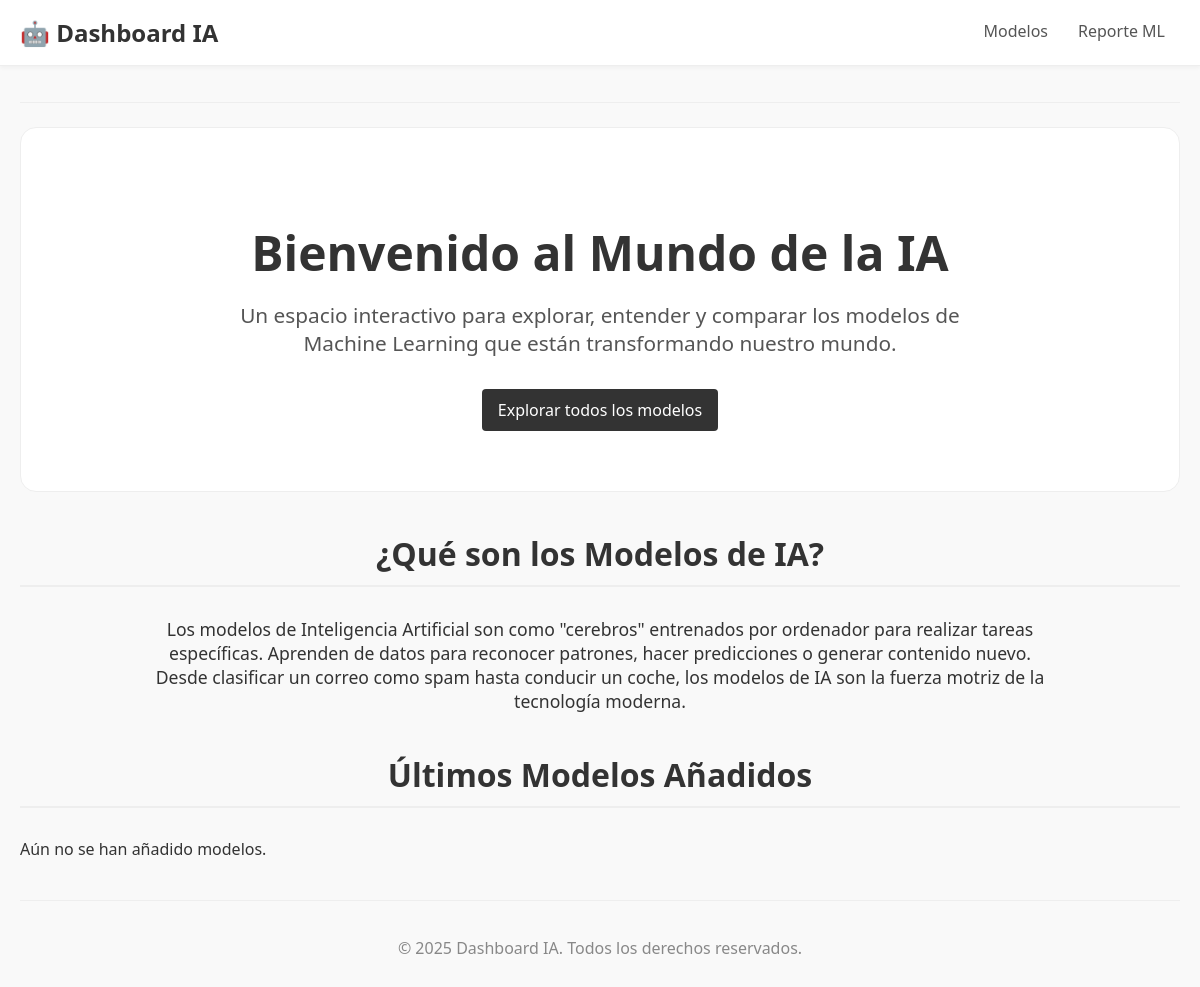
/, run on an earlier commit of the app's database.
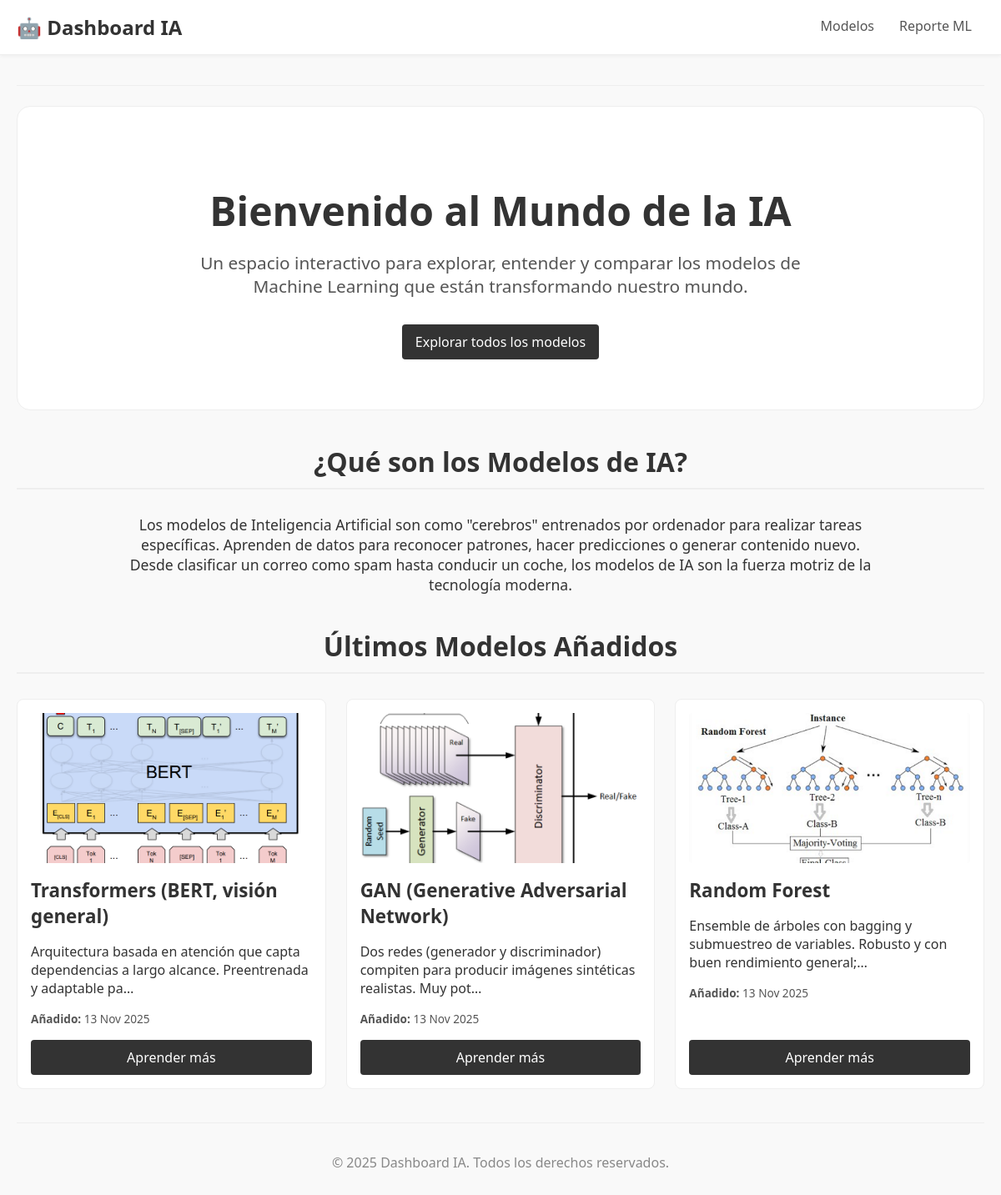
And on a later commit of the database.
### appmodelosIA/models.py (models this page shows, shortened)
class Modelo(models.Model):
    nombre = models.CharField(max_length=100, unique=True)
    descripcion = models.TextField()
    imagen_dashboard = models.ImageField(upload_to="dashboard_images/")
    fecha_creacion = models.DateTimeField(auto_now_add=True)
    tipo_tarea = models.CharField(
        max_length=25, choices=TIPO_TAREA_CHOICES, help_text="Tipo de tarea principal"
    )
    familia = models.CharField(
        max_length=20, choices=FAMILIA_CHOICES, help_text="Familia/algoritmo"
    )
    modalidad = models.CharField(
        max_length=15, choices=MODALIDAD_CHOICES, default="tabular",
        help_text="Modalidad de datos típica"
    )
    requiere_escalado = models.BooleanField(
        default=False, help_text="¿Requiere escalado de características?"
    )
    usa_alpha = models.BooleanField(
        default=False, help_text="¿Usa parámetro de regularización α (Ridge/Lasso, etc.)?"
    )
    usa_kernel = models.BooleanField(
        default=False, help_text="¿Usa kernel (SVM, etc.)?"
    )
    anio_inventado = models.PositiveSmallIntegerField(
        null=True, blank=True, db_index=True,
        help_text="Año aproximado de invención/publicación"
    )

### appmodelosIA/views.py (the view)
# urls.py: path('', views.index_modelos, name='index'),
def index_modelos(request):
    ultimos_modelos = Modelo.objects.all().exclude(anio_inventado__isnull=True).order_by('-anio_inventado')[:3]
    context = {
        'ultimos_modelos': ultimos_modelos
    }
    return render(request, 'index.html', context)

### appmodelosIA/templates/index.html (shortened to what this page needs)
{% extends "base.html" %}
{% load static %}
{% block content %}
<div class="index-section">
    <h1>Bienvenido al Mundo de la IA</h1>
    <p class="intro">
        Un espacio interactivo para explorar, entender y comparar los modelos de Machine Learning
        que están transformando nuestro mundo.
    </p>
    <a href="{% url 'modelo' %}" class="btn">Explorar todos los modelos</a>
</div>
<div>
    <h2 class="section-title">¿Qué son los Modelos de IA?</h2>
    <p class="descripcion">
    Los modelos de Inteligencia Artificial son como "cerebros" entrenados por ordenador para realizar tareas específicas.
    Aprenden de datos para reconocer patrones, hacer predicciones o generar contenido nuevo. Desde clasificar un correo como spam hasta conducir un coche, los modelos de IA son la fuerza motriz de la tecnología moderna.
    </p>
</div>
<div>
    <h2 class="section-title">Últimos Modelos Añadidos</h2>
    {% if ultimos_modelos %}
    <div class="grid">
        {% for modelo in ultimos_modelos %}
        <div class="card">
            <div class="card-content">
            <a href="{% url 'modelo_detail' modelo_id=modelo.id %}">
                <img class="img-thumb" src="{{ modelo.imagen_dashboard.url }}" alt="{{ modelo.nombre }}">
                <h2>{{ modelo.nombre }}</h2>
            </a>
            <p>{{ modelo.descripcion|truncatechars:100 }}</p>
            <p class="tags">
                <strong>Añadido:</strong> {{ modelo.fecha_creacion|date:"d M Y" }}
            </p>
            </div>
            <a class="btn" href="{% url 'modelo_detail' modelo_id=modelo.id %}">Aprender más</a>
        </div>
        {% endfor %}
    </div>
    {% else %}
    <p>Aún no se han añadido modelos.</p>
    {% endif %}
</div>
{% endblock %}

### appmodelosIA/templates/base.html (shortened to what this page needs)
{% load static %}
<!DOCTYPE html>
<html lang="es">
  <head>
    <link rel="stylesheet" href="{% static 'css/style.css' %}" />
  </head>
  <body>
    <nav class="navbar">
      <div class="navbar-container">
        <a href="{% url 'index' %}" class="navbar-brand">🤖 Dashboard IA</a>
        <ul class="navbar-links">
          <li>
            <a href="{% url 'modelo' %}" class="{% if request.resolver_match.url_name == 'modelo' %}active{% endif %}">
              Modelos
            </a>
          </li>
          <li>
            <a href="{% url 'reporte' %}" class="{% if request.resolver_match.url_name == 'reporte' %}active{% endif %}">
              Reporte ML
            </a>
          </li>
        </ul>
      </div>
    </nav>
    <div class="container">
      <header>
      </header>
      <main>
        {% block content %}{% endblock %}
      </main>
      <footer>
        <p>© 2025 Dashboard IA. Todos los derechos reservados.</p>
      </footer>
    </div>
  </body>
</html>

### appmodelosIA/static/css/style.css (style rules this page uses)
body { font-family: system-ui, sans-serif; margin: 0; background-color: #f9f9f9; color: #333; }
.container { max-width: 1200px; margin: 0 auto; padding: 20px; }
header { padding-bottom: 16px; border-bottom: 1px solid #eee; margin-bottom: 24px; }
.navbar { background-color: #ffffff; border-bottom: 1px solid #eee; padding: 0 20px; box-shadow: 0 2px 4px rgba(0,0,0,0.04); position: sticky; top: 0; z-index: 1000; }
.navbar-container { max-width: 1200px; margin: 0 auto; display: flex; justify-content: space-between; align-items: center; }
.navbar-brand { font-size: 1.5rem; font-weight: bold; color: #333; text-decoration: none; padding: 15px 0; }
.navbar-links { list-style: none; margin: 0; padding: 0; display: flex; }
.navbar-links a { display: block; padding: 20px 15px; color: #555; text-decoration: none; font-weight: 500; border-bottom: 3px solid transparent; transition: color 0.2s, border-color 0.2s; }
.grid { display: grid; grid-template-columns: 1fr 1fr 1fr; gap: 24px; }
.card { display: flex; flex-direction: column; background-color: #fff; border: 1px solid #eee; border-radius: 8px; padding: 16px; }
.card-content { flex-grow: 1; }
.img-thumb { width: 100%; height: 180px; object-fit: cover; border-radius: 4px; margin-bottom: 12px; }
.card h2 { font-size: 1.4em; margin-top: 0; margin-bottom: 8px; }
.card .card-content a { text-decoration: none; color: inherit; }
.card .tags { font-size: 0.85em; color: #555; margin-bottom: 16px; }
.btn { display: inline-block; padding: 10px 16px; border: none; border-radius: 4px; text-decoration: none; text-align: center; cursor: pointer; margin-top: auto; font-size: 1em; }
.btn { background-color: #333; color: #ffffff; }
footer { text-align: center; margin-top: 40px; padding-top: 20px; border-top: 1px solid #eee; color: #888; }

### appmodelosIA/templates/index.html (style rules this page uses)
.index-section { text-align: center; padding: 60px 20px; background-color: #fff; border-radius: 16px; margin-bottom: 40px; border: 1px solid #eee; }
.index-section h1 { font-size: 3rem; color: #333; margin-bottom: 1rem; }
.index-section .intro { font-size: 1.3rem; color: #555; max-width: 800px; margin: 0 auto 2rem auto; }
.section-title { text-align: center; font-size: 2rem; color: #333; margin-bottom: 30px; padding-bottom: 10px; border-bottom: 2px solid #eee; }
.descripcion { text-align: center; max-width: 900px; margin: 0 auto 40px auto; font-size: 1.1rem; }

What changed in the data, as far as the page shows it:
added Modelo: imagen_dashboard (picture), nombre "Transformers (BERT, visión general)", descripcion "Arquitectura basada en atención que capta dependencias a largo alcance. Preentrenada y adaptable pa…", fecha_creacion "13 Nov 2025"
added Modelo: imagen_dashboard (picture), nombre "GAN (Generative Adversarial Network)", descripcion "Dos redes (generador y discriminador) compiten para producir imágenes sintéticas realistas. Muy pot…", fecha_creacion "13 Nov 2025"
added Modelo: imagen_dashboard (picture), nombre "Random Forest", descripcion "Ensemble de árboles con bagging y submuestreo de variables. Robusto y con buen rendimiento general;…", fecha_creacion "13 Nov 2025"
Also different on the page:
text no longer shown: "Aún no se han añadido modelos."
